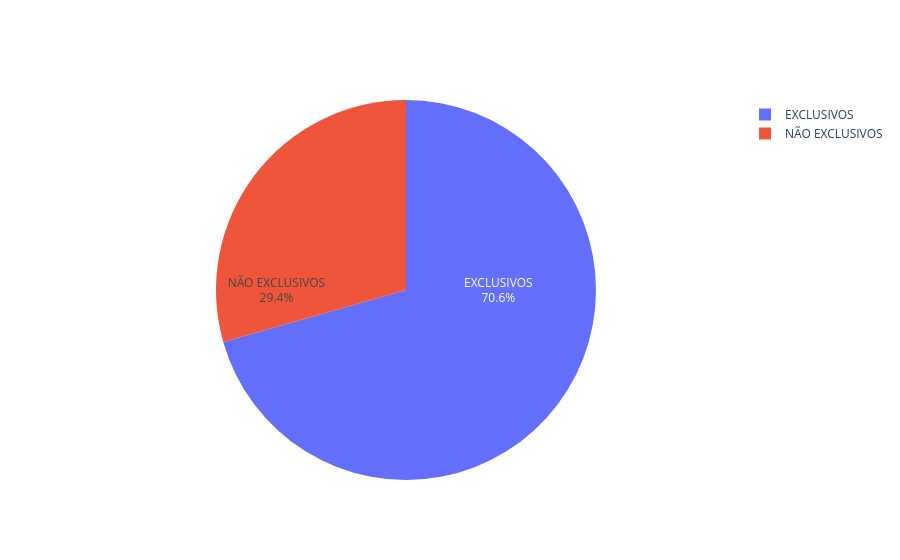

Notebook code for this chart:
### Code cell
labels = ['NÃO EXCLUSIVOS','EXCLUSIVOS']
values= movie_report['Days In Top 10']
fig = go.Figure(data=[go.Pie(labels=labels, values=values, textinfo='label+percent',
                             insidetextorientation='radial'
                            )])
fig.show()

### Figure 1 — Plotly figure (JSON) as saved in the notebook; plotly's stock layout.template omitted (floating-point values rounded to 4 significant figures)
{"data": [{"insidetextorientation": "radial", "labels": ["NÃO EXCLUSIVOS", "EXCLUSIVOS"], "textinfo": "label+percent", "type": "pie", "values": [15, 36]}], "layout": {}}
